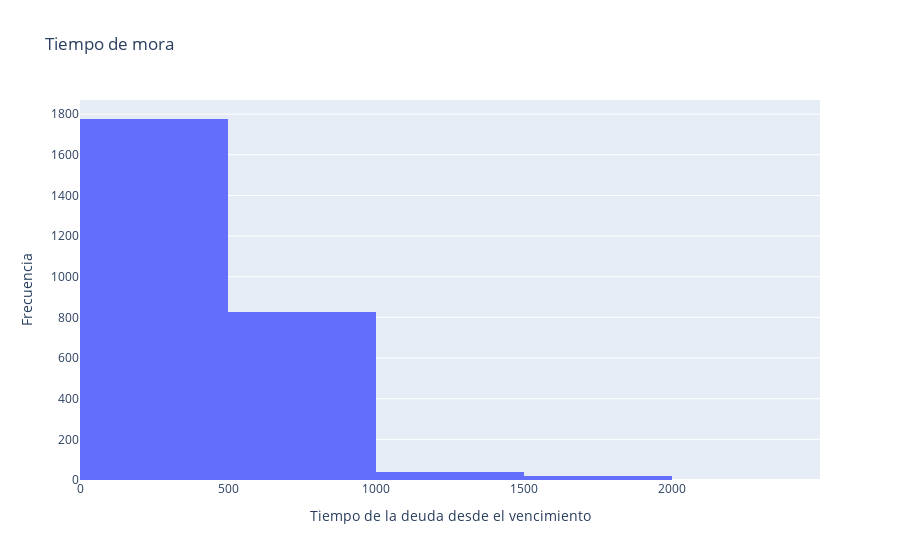

The cell this chart's notebook holds for it:
### Code cell
# Crear el histograma con plotly
fig = px.histogram(clients, x='time_in_debt', nbins=10, title='Tiempo de mora')

# Personalizar etiquetas
fig.update_layout(
    xaxis_title='Tiempo de la deuda desde el vencimiento',
    yaxis_title='Frecuencia'
)

# Mostrar el gráfico
fig.show()

### Figure 1 — Plotly figure (JSON) as saved in the notebook; plotly's stock layout.template omitted (floating-point values rounded to 4 significant figures; data arrays with more than 128 entries replaced by an {"elided": "..."} marker saying what was removed)
{"data": [{"alignmentgroup": "True", "bingroup": "x", "hovertemplate": "time_in_debt=%{x}<br>count=%{y}<extra></extra>", "legendgroup": "", "marker": {"color": "#636efa", "pattern": {"shape": ""}}, "name": "", "nbinsx": 10, "offsetgroup": "", "orientation": "v", "showlegend": false, "type": "histogram", "x": {"elided": "2678 int values"}, "xaxis": "x", "yaxis": "y"}], "layout": {"barmode": "relative", "legend": {"tracegroupgap": 0}, "title": {"text": "Tiempo de mora"}, "xaxis": {"anchor": "y", "domain": [0, 1], "title": {"text": "Tiempo de la deuda desde el vencimiento"}}, "yaxis": {"anchor": "x", "domain": [0, 1], "title": {"text": "Frecuencia"}}}}
